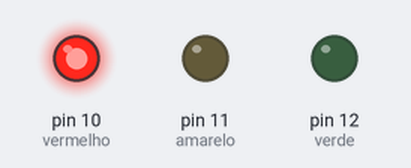
This sketch was run on a simulated Arduino Uno, built with avr-gcc and run on an emulated ATmega328P. Shown: output pins drawn as LEDs (lit = HIGH).

Above: at 0.5 s.
At 1.5 s:
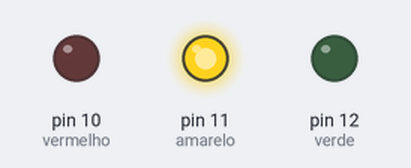
At 5.5 s:
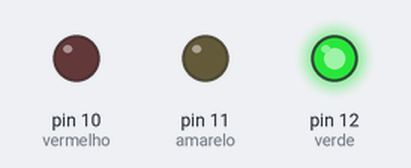
Timing chart, 0 to 6.9 s (numbered marks = the images above):
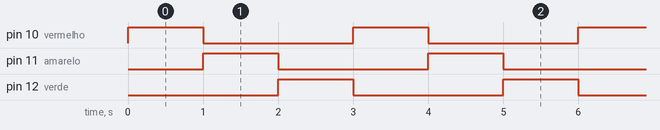

Measured:
- by itself, pin 10 (vermelho), pin 11 (amarelo), pin 12 (verde): alternates HIGH for 1.0 s and LOW for 2.0 s
- by itself, everything shown: repeats every 3.0 s, in 4 steps

The sketch:

semaforo.ino
```cpp
int vermelho=10;
int amarelo=11;
int verde=12;
int tempo=1000;

void setup()
{
  pinMode(vermelho, OUTPUT);
  pinMode(amarelo, OUTPUT);
  pinMode(verde, OUTPUT);
}

void loop()
{
  digitalWrite(vermelho, HIGH);
  delay(tempo); // Wait for 1000 millisecond(s)
  digitalWrite(vermelho, LOW);


  digitalWrite(amarelo, HIGH);
  delay(tempo); // tempo de execucao Wait for 1000 millisecond(s)
  digitalWrite(amarelo, LOW);


  digitalWrite(verde, HIGH);
  delay(tempo); // Wait for 1000 millisecond(s)
  digitalWrite(verde, LOW);

}
```
